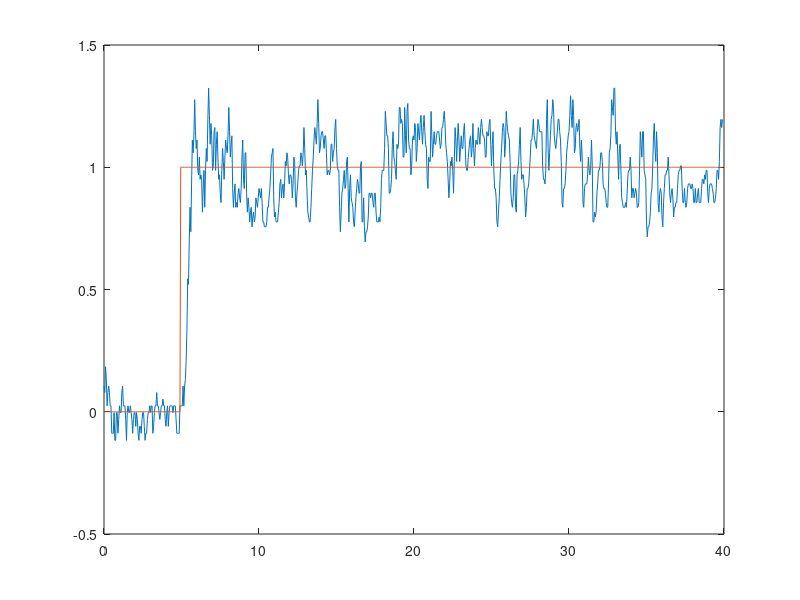

Source code (MATLAB):
stepARX=[0.105339, 0.000000, -0.105339, 0.161059;
0.078569, 0.000000, -0.078569, 0.075348;
0.184011, 0.000000, -0.184011, 0.228561;
0.131834, 0.000000, -0.131834, 0.107730;
0.024178, 0.000000, -0.024178, -0.050983;
0.078569, 0.000000, -0.078569, 0.087163;
0.105339, 0.000000, -0.105339, 0.127988;
0.078569, 0.000000, -0.078569, 0.066732;
0.024178, 0.000000, -0.024178, -0.014058;
0.024178, 0.000000, -0.024178, 0.013369;
-0.088125, 0.000000, 0.088125, -0.146766;
-0.088125, 0.000000, 0.088125, -0.098453;
-0.088125, 0.000000, 0.088125, -0.079525;
-0.003450, 0.000000, 0.003450, 0.050278;
-0.116965, 0.000000, 0.116965, -0.162389;
-0.116965, 0.000000, 0.116965, -0.131197;
-0.003450, 0.000000, 0.003450, 0.062175;
-0.003450, 0.000000, 0.003450, 0.017618;
-0.088125, 0.000000, 0.088125, -0.134457;
-0.031375, 0.000000, 0.031375, -0.014367;
0.024178, 0.000000, -0.024178, 0.064702;
-0.003450, 0.000000, 0.003450, -0.008980;
-0.003450, 0.000000, 0.003450, -0.010031;
0.078569, 0.000000, -0.078569, 0.120017;
0.105339, 0.000000, -0.105339, 0.128390;
0.024178, 0.000000, -0.024178, -0.021916;
0.024178, 0.000000, -0.024178, 0.006480;
0.024178, 0.000000, -0.024178, 0.023139;
-0.031375, 0.000000, 0.031375, -0.059063;
-0.116965, 0.000000, 0.116965, -0.167931;
-0.003450, 0.000000, 0.003450, 0.051019;
0.024178, 0.000000, -0.024178, 0.061086;
-0.003450, 0.000000, 0.003450, -0.014250;
-0.003450, 0.000000, 0.003450, -0.011822;
0.024178, 0.000000, -0.024178, 0.036944;
-0.003450, 0.000000, 0.003450, -0.014471;
-0.031375, 0.000000, 0.031375, -0.050453;
-0.088125, 0.000000, 0.088125, -0.120989;
-0.031375, 0.000000, 0.031375, -0.004117;
-0.003450, 0.000000, 0.003450, 0.024834;
-0.003450, 0.000000, 0.003450, 0.002084;
-0.059597, 0.000000, 0.059597, -0.091515;
-0.003450, 0.000000, 0.003450, 0.018573;
-0.031375, 0.000000, 0.031375, -0.036152;
-0.088125, 0.000000, 0.088125, -0.120137;
-0.116965, 0.000000, 0.116965, -0.137058;
-0.059597, 0.000000, 0.059597, -0.025726;
-0.059597, 0.000000, 0.059597, -0.044290;
-0.088125, 0.000000, 0.088125, -0.099870;
-0.031375, 0.000000, 0.031375, -0.003254;
-0.003450, 0.000000, 0.003450, 0.021585;
-0.003450, 0.000000, 0.003450, 0.000446;
-0.059597, 0.000000, 0.059597, -0.091705;
-0.116965, 0.000000, 0.116965, -0.154791;
-0.088125, 0.000000, 0.088125, -0.074541;
-0.088125, 0.000000, 0.088125, -0.075102;
-0.031375, 0.000000, 0.031375, 0.005482;
-0.003450, 0.000000, 0.003450, 0.021315;
-0.003450, 0.000000, 0.003450, -0.001186;
0.024178, 0.000000, -0.024178, 0.035682;
-0.003450, 0.000000, 0.003450, -0.016886;
0.024178, 0.000000, -0.024178, 0.033596;
0.024178, 0.000000, -0.024178, 0.027110;
-0.088125, 0.000000, 0.088125, -0.148691;
-0.059597, 0.000000, 0.059597, -0.058090;
-0.003450, 0.000000, 0.003450, 0.036652;
0.024178, 0.000000, -0.024178, 0.051304;
0.024178, 0.000000, -0.024178, 0.025987;
0.078569, 0.000000, -0.078569, 0.102606;
0.024178, 0.000000, -0.024178, -0.002308;
0.024178, 0.000000, -0.024178, 0.012563;
-0.003450, 0.000000, 0.003450, -0.019699;
-0.031375, 0.000000, 0.031375, -0.048641;
-0.003450, 0.000000, 0.003450, 0.010207;
0.024178, 0.000000, -0.024178, 0.045305;
0.024178, 0.000000, -0.024178, 0.027801;
0.051515, 0.000000, -0.051515, 0.063108;
0.024178, 0.000000, -0.024178, 0.009735;
0.024178, 0.000000, -0.024178, 0.017468;
-0.031375, 0.000000, 0.031375, -0.062225;
-0.059597, 0.000000, 0.059597, -0.080689;
-0.003450, 0.000000, 0.003450, 0.026962;
0.024178, 0.000000, -0.024178, 0.050763;
-0.059597, 0.000000, 0.059597, -0.100677;
-0.003450, 0.000000, 0.003450, 0.013562;
0.024178, 0.000000, -0.024178, 0.048070;
0.024178, 0.000000, -0.024178, 0.028490;
0.024178, 0.000000, -0.024178, 0.021149;
0.024178, 0.000000, -0.024178, 0.021164;
-0.003450, 0.000000, 0.003450, -0.019805;
0.024178, 0.000000, -0.024178, 0.034764;
0.024178, 0.000000, -0.024178, 0.028149;
0.024178, 0.000000, -0.024178, 0.023290;
-0.031375, 0.000000, 0.031375, -0.062734;
-0.088125, 0.000000, 0.088125, -0.125545;
-0.088125, 0.000000, 0.088125, -0.090854;
-0.088125, 0.000000, 0.088125, -0.079704;
-0.088125, 0.000000, 0.088125, -0.080580;
0.024178, 0.000000, -0.024178, 0.088800;
0.024178, 1.000000, 0.975822, 0.040144;
0.024178, 1.000000, 0.975822, 0.020281;
0.024178, 1.000000, 0.975822, 0.054585;
0.105339, 1.000000, 0.894661, 0.197829;
0.024178, 1.000000, 0.975822, 0.042094;
0.105339, 1.000000, 0.894661, 0.183759;
0.131834, 1.000000, 0.868166, 0.202401;
0.209697, 1.000000, 0.790303, 0.298012;
0.334322, 1.000000, 0.665678, 0.448774;
0.543721, 1.000000, 0.456279, 0.702613;
0.521344, 1.000000, 0.478656, 0.557198;
0.694607, 1.000000, 0.305393, 0.794371;
0.836090, 1.000000, 0.163910, 0.943269;
0.735952, 1.000000, 0.264048, 0.705780;
0.931866, 1.000000, 0.068134, 1.022388;
1.111435, 1.000000, -0.111435, 1.234952;
1.059158, 1.000000, -0.059158, 1.049454;
1.128574, 1.000000, -0.128574, 1.142070;
1.276624, 1.000000, -0.276624, 1.350377;
1.145567, 1.000000, -0.145567, 1.081871;
1.076732, 1.000000, -0.076732, 1.005835;
1.111435, 1.000000, -0.111435, 1.111880;
0.987357, 1.000000, 0.012643, 0.925917;
0.969022, 1.000000, 0.030978, 0.943580;
1.041439, 1.000000, -0.041439, 1.081048;
0.950526, 1.000000, 0.049474, 0.915437;
0.969022, 1.000000, 0.030978, 0.966337;
0.950526, 1.000000, 0.049474, 0.944169;
0.816422, 1.000000, 0.183578, 0.746090;
0.913049, 1.000000, 0.086951, 0.952772;
0.987357, 1.000000, 0.012643, 1.049671;
0.836090, 1.000000, 0.163910, 0.770015;
0.987357, 1.000000, 0.012643, 1.047119;
1.076732, 1.000000, -0.076732, 1.147173;
1.023565, 1.000000, -0.023565, 1.004849;
1.195718, 1.000000, -0.195718, 1.269976;
1.323635, 1.000000, -0.323635, 1.403202;
1.212163, 1.000000, -0.212163, 1.151346;
1.094155, 1.000000, -0.094155, 0.993135;
1.179138, 1.000000, -0.179138, 1.196260;
1.128574, 1.000000, -0.128574, 1.111257;
0.987357, 1.000000, 0.012643, 0.901604;
1.005538, 1.000000, -0.005538, 0.993083;
1.145567, 1.000000, -0.145567, 1.226028;
1.162423, 1.000000, -0.162423, 1.190117;
0.987357, 1.000000, 0.012643, 0.885279;
1.094155, 1.000000, -0.094155, 1.116781;
1.145567, 1.000000, -0.145567, 1.185767;
1.041439, 1.000000, -0.041439, 0.989681;
0.950526, 1.000000, 0.049474, 0.880262;
0.969022, 1.000000, 0.030978, 0.965981;
0.894062, 1.000000, 0.105938, 0.863745;
0.855585, 1.000000, 0.144415, 0.832742;
0.987357, 1.000000, 0.012643, 1.060378;
1.076732, 1.000000, -0.076732, 1.147781;
1.023565, 1.000000, -0.023565, 1.002839;
0.950526, 1.000000, 0.049474, 0.894062;
1.041439, 1.000000, -0.041439, 1.075847;
1.111435, 1.000000, -0.111435, 1.162540;
1.076732, 1.000000, -0.076732, 1.064009;
1.059158, 1.000000, -0.059158, 1.035318;
1.128574, 1.000000, -0.128574, 1.155557;
1.244655, 1.000000, -0.244655, 1.310120;
1.145567, 1.000000, -0.145567, 1.097085;
1.041439, 1.000000, -0.041439, 0.957011;
1.094155, 1.000000, -0.094155, 1.100193;
1.128574, 1.000000, -0.128574, 1.154659;
0.913049, 1.000000, 0.086951, 0.801116;
0.836090, 1.000000, 0.163910, 0.764121;
0.894062, 1.000000, 0.105938, 0.924254;
0.931866, 1.000000, 0.068134, 0.975426;
0.836090, 1.000000, 0.163910, 0.798169;
0.855585, 1.000000, 0.144415, 0.856118;
0.836090, 1.000000, 0.163910, 0.835203;
0.894062, 1.000000, 0.105938, 0.931557;
0.913049, 1.000000, 0.086951, 0.937734;
0.874910, 1.000000, 0.125090, 0.860173;
0.855585, 1.000000, 0.144415, 0.842165;
0.913049, 1.000000, 0.086951, 0.946437;
1.041439, 1.000000, -0.041439, 1.123633;
1.111435, 1.000000, -0.111435, 1.165109;
0.950526, 1.000000, 0.049474, 0.863976;
0.913049, 1.000000, 0.086951, 0.861890;
1.059158, 1.000000, -0.059158, 1.134290;
1.059158, 1.000000, -0.059158, 1.084704;
0.894062, 1.000000, 0.105938, 0.802679;
0.816422, 1.000000, 0.183578, 0.749146;
0.874910, 1.000000, 0.125090, 0.904767;
0.836090, 1.000000, 0.163910, 0.838800;
0.776551, 1.000000, 0.223449, 0.750451;
0.816422, 1.000000, 0.183578, 0.838672;
0.836090, 1.000000, 0.163910, 0.863179;
0.756343, 1.000000, 0.243657, 0.726067;
0.796576, 1.000000, 0.203424, 0.815696;
0.816422, 1.000000, 0.183578, 0.843579;
0.776551, 1.000000, 0.223449, 0.768637;
0.796576, 1.000000, 0.203424, 0.810436;
0.874910, 1.000000, 0.125090, 0.928798;
0.855585, 1.000000, 0.144415, 0.863592;
0.836090, 1.000000, 0.163910, 0.826750;
0.874910, 1.000000, 0.125090, 0.897110;
0.913049, 1.000000, 0.086951, 0.944967;
0.894062, 1.000000, 0.105938, 0.893454;
0.874910, 1.000000, 0.125090, 0.864156;
0.913049, 1.000000, 0.086951, 0.934276;
0.855585, 1.000000, 0.144415, 0.835411;
0.776551, 1.000000, 0.223449, 0.732332;
0.776551, 1.000000, 0.223449, 0.775347;
0.756343, 1.000000, 0.243657, 0.760243;
0.756343, 1.000000, 0.243657, 0.768649;
0.756343, 1.000000, 0.243657, 0.769558;
0.776551, 1.000000, 0.223449, 0.799420;
0.836090, 1.000000, 0.163910, 0.881231;
0.836090, 1.000000, 0.163910, 0.852091;
0.874910, 1.000000, 0.125090, 0.900326;
0.913049, 1.000000, 0.086951, 0.942068;
0.969022, 1.000000, 0.030978, 1.006180;
1.041439, 1.000000, -0.041439, 1.086540;
1.059158, 1.000000, -0.059158, 1.073244;
1.076732, 1.000000, -0.076732, 1.080093;
0.874910, 1.000000, 0.125090, 0.762032;
0.796576, 1.000000, 0.203424, 0.727358;
0.816422, 1.000000, 0.183578, 0.829454;
0.776551, 1.000000, 0.223449, 0.777408;
0.776551, 1.000000, 0.223449, 0.786278;
0.776551, 1.000000, 0.223449, 0.788371;
0.816422, 1.000000, 0.183578, 0.848761;
0.855585, 1.000000, 0.144415, 0.891066;
0.931866, 1.000000, 0.068134, 0.983525;
0.950526, 1.000000, 0.049474, 0.972006;
0.874910, 1.000000, 0.125090, 0.835101;
0.913049, 1.000000, 0.086951, 0.922914;
0.931866, 1.000000, 0.068134, 0.951848;
0.874910, 1.000000, 0.125090, 0.852162;
0.931866, 1.000000, 0.068134, 0.957859;
1.023565, 1.000000, -0.023565, 1.083936;
1.005538, 1.000000, -0.005538, 1.008324;
1.059158, 1.000000, -0.059158, 1.079379;
1.041439, 1.000000, -0.041439, 1.032579;
0.969022, 1.000000, 0.030978, 0.922825;
0.931866, 1.000000, 0.068134, 0.900454;
0.969022, 1.000000, 0.030978, 0.987890;
0.969022, 1.000000, 0.030978, 0.979787;
0.950526, 1.000000, 0.049474, 0.942911;
0.874910, 1.000000, 0.125090, 0.832618;
0.931866, 1.000000, 0.068134, 0.955569;
1.041439, 1.000000, -0.041439, 1.113588;
1.023565, 1.000000, -0.023565, 1.029748;
0.874910, 1.000000, 0.125090, 0.786988;
0.836090, 1.000000, 0.163910, 0.793295;
0.894062, 1.000000, 0.105938, 0.929587;
0.931866, 1.000000, 0.068134, 0.972835;
0.987357, 1.000000, 0.012643, 1.027341;
1.005538, 1.000000, -0.005538, 1.020566;
1.005538, 1.000000, -0.005538, 1.002827;
1.059158, 1.000000, -0.059158, 1.082843;
1.041439, 1.000000, -0.041439, 1.035116;
1.005538, 1.000000, -0.005538, 0.979222;
1.059158, 1.000000, -0.059158, 1.079374;
1.162423, 1.000000, -0.162423, 1.222579;
1.076732, 1.000000, -0.076732, 1.038379;
0.969022, 1.000000, 0.030978, 0.889402;
0.987357, 1.000000, 0.012643, 0.978671;
0.894062, 1.000000, 0.105938, 0.852421;
0.816422, 1.000000, 0.183578, 0.770520;
0.796576, 1.000000, 0.203424, 0.786210;
0.776551, 1.000000, 0.223449, 0.777936;
0.776551, 1.000000, 0.223449, 0.788530;
0.836090, 1.000000, 0.163910, 0.880345;
0.913049, 1.000000, 0.086951, 0.971230;
0.987357, 1.000000, 0.012643, 1.040365;
1.041439, 1.000000, -0.041439, 1.076532;
1.111435, 1.000000, -0.111435, 1.147723;
1.162423, 1.000000, -0.162423, 1.188115;
1.128574, 1.000000, -0.128574, 1.104412;
1.094155, 1.000000, -0.094155, 1.058569;
1.179138, 1.000000, -0.179138, 1.211389;
1.276624, 1.000000, -0.276624, 1.333261;
1.179138, 1.000000, -0.179138, 1.127280;
1.059158, 1.000000, -0.059158, 0.964935;
1.076732, 1.000000, -0.076732, 1.061246;
1.128574, 1.000000, -0.128574, 1.159925;
1.145567, 1.000000, -0.145567, 1.160975;
1.145567, 1.000000, -0.145567, 1.139535;
1.111435, 1.000000, -0.111435, 1.082008;
1.076732, 1.000000, -0.076732, 1.044711;
1.128574, 1.000000, -0.128574, 1.146503;
1.128574, 1.000000, -0.128574, 1.131694;
1.059158, 1.000000, -0.059158, 1.015448;
0.969022, 1.000000, 0.030978, 0.905063;
0.987357, 1.000000, 0.012643, 0.984979;
0.987357, 1.000000, 0.012643, 0.995254;
0.969022, 1.000000, 0.030978, 0.963175;
0.987357, 1.000000, 0.012643, 0.995376;
1.094155, 1.000000, -0.094155, 1.153279;
1.094155, 1.000000, -0.094155, 1.104890;
1.023565, 1.000000, -0.023565, 0.976869;
1.059158, 1.000000, -0.059158, 1.060440;
1.076732, 1.000000, -0.076732, 1.088241;
1.162423, 1.000000, -0.162423, 1.207570;
1.195718, 1.000000, -0.195718, 1.216722;
1.076732, 1.000000, -0.076732, 1.004451;
1.005538, 1.000000, -0.005538, 0.939840;
0.987357, 1.000000, 0.012643, 0.966530;
0.987357, 1.000000, 0.012643, 0.990828;
0.836090, 1.000000, 0.163910, 0.761083;
0.735952, 1.000000, 0.264048, 0.668793;
0.816422, 1.000000, 0.183578, 0.860367;
0.894062, 1.000000, 0.105938, 0.964699;
0.913049, 1.000000, 0.086951, 0.943179;
0.950526, 1.000000, 0.049474, 0.972563;
0.987357, 1.000000, 0.012643, 1.009076;
0.913049, 1.000000, 0.086951, 0.875954;
0.931866, 1.000000, 0.068134, 0.931191;
1.023565, 1.000000, -0.023565, 1.078084;
1.041439, 1.000000, -0.041439, 1.065134;
0.913049, 1.000000, 0.086951, 0.842612;
0.776551, 1.000000, 0.223449, 0.683620;
0.913049, 1.000000, 0.086951, 0.976261;
0.969022, 1.000000, 0.030978, 1.032231;
0.874910, 1.000000, 0.125090, 0.837966;
0.855585, 1.000000, 0.144415, 0.831055;
0.836090, 1.000000, 0.163910, 0.827511;
0.776551, 1.000000, 0.223449, 0.752688;
0.756343, 1.000000, 0.243657, 0.749788;
0.816422, 1.000000, 0.183578, 0.859626;
0.874910, 1.000000, 0.125090, 0.926701;
0.913049, 1.000000, 0.086951, 0.947453;
0.950526, 1.000000, 0.049474, 0.975818;
0.931866, 1.000000, 0.068134, 0.924988;
0.894062, 1.000000, 0.105938, 0.870298;
0.894062, 1.000000, 0.105938, 0.891442;
1.005538, 1.000000, -0.005538, 1.070628;
1.023565, 1.000000, -0.023565, 1.051159;
0.776551, 1.000000, 0.223449, 0.643967;
0.776551, 1.000000, 0.223449, 0.743757;
0.874910, 1.000000, 0.125090, 0.942296;
0.756343, 1.000000, 0.243657, 0.724050;
0.694607, 1.000000, 0.305393, 0.655878;
0.735952, 1.000000, 0.264048, 0.762446;
0.735952, 1.000000, 0.264048, 0.759547;
0.756343, 1.000000, 0.243657, 0.782363;
0.796576, 1.000000, 0.203424, 0.831875;
0.894062, 1.000000, 0.105938, 0.959987;
0.894062, 1.000000, 0.105938, 0.911454;
0.874910, 1.000000, 0.125090, 0.864599;
0.894062, 1.000000, 0.105938, 0.902343;
0.894062, 1.000000, 0.105938, 0.900905;
0.855585, 1.000000, 0.144415, 0.840164;
0.836090, 1.000000, 0.163910, 0.826086;
0.894062, 1.000000, 0.105938, 0.930131;
0.894062, 1.000000, 0.105938, 0.909624;
0.816422, 1.000000, 0.183578, 0.779487;
0.776551, 1.000000, 0.223449, 0.749831;
0.776551, 1.000000, 0.223449, 0.782260;
0.776551, 1.000000, 0.223449, 0.791289;
0.796576, 1.000000, 0.203424, 0.820447;
0.776551, 1.000000, 0.223449, 0.779092;
0.836090, 1.000000, 0.163910, 0.874183;
0.950526, 1.000000, 0.049474, 1.027337;
0.987357, 1.000000, 0.012643, 1.024949;
0.987357, 1.000000, 0.012643, 0.987391;
0.987357, 1.000000, 0.012643, 0.980707;
1.076732, 1.000000, -0.076732, 1.120774;
1.228476, 1.000000, -0.228476, 1.317509;
1.179138, 1.000000, -0.179138, 1.161777;
1.128574, 1.000000, -0.128574, 1.076372;
1.128574, 1.000000, -0.128574, 1.107478;
1.076732, 1.000000, -0.076732, 1.043321;
0.894062, 1.000000, 0.105938, 0.787621;
0.894062, 1.000000, 0.105938, 0.872921;
0.913049, 1.000000, 0.086951, 0.934995;
0.950526, 1.000000, 0.049474, 0.984651;
1.094155, 1.000000, -0.094155, 1.179319;
1.145567, 1.000000, -0.145567, 1.187165;
1.041439, 1.000000, -0.041439, 0.979529;
1.023565, 1.000000, -0.023565, 0.987039;
0.987357, 1.000000, 0.012643, 0.962474;
0.950526, 1.000000, 0.049474, 0.929462;
1.094155, 1.000000, -0.094155, 1.169695;
1.076732, 1.000000, -0.076732, 1.087032;
1.094155, 1.000000, -0.094155, 1.093398;
1.244655, 1.000000, -0.244655, 1.316284;
1.244655, 1.000000, -0.244655, 1.252683;
1.179138, 1.000000, -0.179138, 1.126238;
1.195718, 1.000000, -0.195718, 1.178375;
1.179138, 1.000000, -0.179138, 1.162076;
1.041439, 1.000000, -0.041439, 0.958295;
1.041439, 1.000000, -0.041439, 1.018187;
1.244655, 1.000000, -0.244655, 1.353687;
1.128574, 1.000000, -0.128574, 1.090842;
1.059158, 1.000000, -0.059158, 0.992858;
1.228476, 1.000000, -0.228476, 1.298451;
1.260705, 1.000000, -0.260705, 1.295002;
1.111435, 1.000000, -0.111435, 1.022684;
1.076732, 1.000000, -0.076732, 1.022319;
1.076732, 1.000000, -0.076732, 1.067214;
0.969022, 1.000000, 0.030978, 0.913638;
1.005538, 1.000000, -0.005538, 1.012603;
1.111435, 1.000000, -0.111435, 1.175674;
1.128574, 1.000000, -0.128574, 1.150345;
1.111435, 1.000000, -0.111435, 1.094183;
1.179138, 1.000000, -0.179138, 1.200330;
1.162423, 1.000000, -0.162423, 1.152184;
1.023565, 1.000000, -0.023565, 0.936909;
1.076732, 1.000000, -0.076732, 1.079586;
1.179138, 1.000000, -0.179138, 1.240700;
1.145567, 1.000000, -0.145567, 1.137903;
1.111435, 1.000000, -0.111435, 1.076724;
1.179138, 1.000000, -0.179138, 1.199144;
1.212163, 1.000000, -0.212163, 1.230704;
1.145567, 1.000000, -0.145567, 1.103637;
1.094155, 1.000000, -0.094155, 1.045395;
1.162423, 1.000000, -0.162423, 1.184597;
1.212163, 1.000000, -0.212163, 1.243516;
1.145567, 1.000000, -0.145567, 1.107428;
1.094155, 1.000000, -0.094155, 1.044922;
1.076732, 1.000000, -0.076732, 1.052709;
0.950526, 1.000000, 0.049474, 0.879596;
0.913049, 1.000000, 0.086951, 0.878914;
1.041439, 1.000000, -0.041439, 1.112306;
1.023565, 1.000000, -0.023565, 1.037219;
1.023565, 1.000000, -0.023565, 1.017920;
1.228476, 1.000000, -0.228476, 1.330422;
1.128574, 1.000000, -0.128574, 1.093530;
1.041439, 1.000000, -0.041439, 0.966567;
1.094155, 1.000000, -0.094155, 1.100518;
1.145567, 1.000000, -0.145567, 1.179142;
1.094155, 1.000000, -0.094155, 1.070052;
1.094155, 1.000000, -0.094155, 1.078491;
1.128574, 1.000000, -0.128574, 1.139685;
1.145567, 1.000000, -0.145567, 1.153508;
1.145567, 1.000000, -0.145567, 1.139606;
1.145567, 1.000000, -0.145567, 1.135515;
1.111435, 1.000000, -0.111435, 1.083854;
1.076732, 1.000000, -0.076732, 1.046251;
1.094155, 1.000000, -0.094155, 1.094266;
1.162423, 1.000000, -0.162423, 1.197991;
1.162423, 1.000000, -0.162423, 1.165171;
1.195718, 1.000000, -0.195718, 1.201888;
1.228476, 1.000000, -0.228476, 1.236978;
1.179138, 1.000000, -0.179138, 1.143554;
1.094155, 1.000000, -0.094155, 1.029293;
1.059158, 1.000000, -0.059158, 1.021663;
1.023565, 1.000000, -0.023565, 0.999522;
0.950526, 1.000000, 0.049474, 0.909480;
0.874910, 1.000000, 0.125090, 0.828872;
0.931866, 1.000000, 0.068134, 0.959622;
1.023565, 1.000000, -0.023565, 1.088763;
1.005538, 1.000000, -0.005538, 1.010233;
1.041439, 1.000000, -0.041439, 1.052328;
0.987357, 1.000000, 0.012643, 0.957113;
0.894062, 1.000000, 0.105938, 0.834316;
1.023565, 1.000000, -0.023565, 1.082653;
1.162423, 1.000000, -0.162423, 1.258540;
1.111435, 1.000000, -0.111435, 1.097579;
1.023565, 1.000000, -0.023565, 0.954650;
1.111435, 1.000000, -0.111435, 1.136194;
1.179138, 1.000000, -0.179138, 1.224511;
1.111435, 1.000000, -0.111435, 1.078061;
1.023565, 1.000000, -0.023565, 0.956168;
1.076732, 1.000000, -0.076732, 1.087199;
1.128574, 1.000000, -0.128574, 1.163556;
1.076732, 1.000000, -0.076732, 1.052914;
1.076732, 1.000000, -0.076732, 1.061635;
1.145567, 1.000000, -0.145567, 1.175730;
1.179138, 1.000000, -0.179138, 1.200346;
1.094155, 1.000000, -0.094155, 1.043118;
1.005538, 1.000000, -0.005538, 0.936217;
0.987357, 1.000000, 0.012643, 0.962983;
0.987357, 1.000000, 0.012643, 0.989827;
1.041439, 1.000000, -0.041439, 1.075205;
1.076732, 1.000000, -0.076732, 1.102777;
1.111435, 1.000000, -0.111435, 1.128859;
1.128574, 1.000000, -0.128574, 1.132882;
1.041439, 1.000000, -0.041439, 0.987236;
1.076732, 1.000000, -0.076732, 1.076562;
1.179138, 1.000000, -0.179138, 1.235538;
1.076732, 1.000000, -0.076732, 1.030813;
1.005538, 1.000000, -0.005538, 0.944121;
1.076732, 1.000000, -0.076732, 1.100593;
1.111435, 1.000000, -0.111435, 1.140618;
1.094155, 1.000000, -0.094155, 1.086025;
1.094155, 1.000000, -0.094155, 1.083083;
1.162423, 1.000000, -0.162423, 1.190787;
1.128574, 1.000000, -0.128574, 1.112045;
1.094155, 1.000000, -0.094155, 1.061607;
1.162423, 1.000000, -0.162423, 1.185907;
1.195718, 1.000000, -0.195718, 1.216176;
1.162423, 1.000000, -0.162423, 1.138956;
1.128574, 1.000000, -0.128574, 1.093220;
1.128574, 1.000000, -0.128574, 1.114547;
1.111435, 1.000000, -0.111435, 1.096713;
1.041439, 1.000000, -0.041439, 0.997133;
1.041439, 1.000000, -0.041439, 1.028670;
1.145567, 1.000000, -0.145567, 1.200289;
1.128574, 1.000000, -0.128574, 1.130287;
1.128574, 1.000000, -0.128574, 1.116322;
1.179138, 1.000000, -0.179138, 1.194643;
1.195718, 1.000000, -0.195718, 1.201373;
1.094155, 1.000000, -0.094155, 1.030878;
1.005538, 1.000000, -0.005538, 0.934984;
1.094155, 1.000000, -0.094155, 1.127820;
1.145567, 1.000000, -0.145567, 1.187244;
0.987357, 1.000000, 0.012643, 0.905765;
0.913049, 1.000000, 0.086951, 0.845132;
0.913049, 1.000000, 0.086951, 0.906120;
0.874910, 1.000000, 0.125090, 0.865814;
0.776551, 1.000000, 0.223449, 0.729368;
0.756343, 1.000000, 0.243657, 0.743153;
0.816422, 1.000000, 0.183578, 0.860609;
0.874910, 1.000000, 0.125090, 0.928297;
0.950526, 1.000000, 0.049474, 1.005317;
1.023565, 1.000000, -0.023565, 1.071540;
1.076732, 1.000000, -0.076732, 1.108430;
1.145567, 1.000000, -0.145567, 1.179359;
1.179138, 1.000000, -0.179138, 1.193934;
1.162423, 1.000000, -0.162423, 1.143929;
1.041439, 1.000000, -0.041439, 0.961557;
1.094155, 1.000000, -0.094155, 1.098823;
1.228476, 1.000000, -0.228476, 1.305992;
1.179138, 1.000000, -0.179138, 1.165074;
1.145567, 1.000000, -0.145567, 1.105852;
1.128574, 1.000000, -0.128574, 1.101288;
1.111435, 1.000000, -0.111435, 1.093124;
1.023565, 1.000000, -0.023565, 0.970448;
0.894062, 1.000000, 0.105938, 0.811850;
0.855585, 1.000000, 0.144415, 0.823168;
0.836090, 1.000000, 0.163910, 0.833665;
0.874910, 1.000000, 0.125090, 0.907257;
0.969022, 1.000000, 0.030978, 1.034005;
0.969022, 1.000000, 0.030978, 0.984103;
0.836090, 1.000000, 0.163910, 0.761963;
0.816422, 1.000000, 0.183578, 0.788355;
0.969022, 1.000000, 0.030978, 1.057732;
0.987357, 1.000000, 0.012643, 1.027465;
1.023565, 1.000000, -0.023565, 1.043740;
1.094155, 1.000000, -0.094155, 1.128623;
1.162423, 1.000000, -0.162423, 1.199566;
1.023565, 1.000000, -0.023565, 0.947655;
0.950526, 1.000000, 0.049474, 0.883372;
0.969022, 1.000000, 0.030978, 0.969749;
0.969022, 1.000000, 0.030978, 0.979546;
0.931866, 1.000000, 0.068134, 0.917401;
0.874910, 1.000000, 0.125090, 0.841977;
0.796576, 1.000000, 0.203424, 0.752281;
0.836090, 1.000000, 0.163910, 0.857153;
0.913049, 1.000000, 0.086951, 0.972357;
0.913049, 1.000000, 0.086951, 0.931269;
0.931866, 1.000000, 0.068134, 0.942468;
0.987357, 1.000000, 0.012643, 1.018347;
1.041439, 1.000000, -0.041439, 1.076573;
1.111435, 1.000000, -0.111435, 1.151542;
1.111435, 1.000000, -0.111435, 1.111902;
1.145567, 1.000000, -0.145567, 1.152210;
1.195718, 1.000000, -0.195718, 1.215775;
1.128574, 1.000000, -0.128574, 1.088204;
1.111435, 1.000000, -0.111435, 1.081934;
1.094155, 1.000000, -0.094155, 1.075506;
1.076732, 1.000000, -0.076732, 1.061751;
1.145567, 1.000000, -0.145567, 1.176671;
1.195718, 1.000000, -0.195718, 1.226108;
1.179138, 1.000000, -0.179138, 1.166029;
1.145567, 1.000000, -0.145567, 1.111077;
1.145567, 1.000000, -0.145567, 1.129501;
1.145567, 1.000000, -0.145567, 1.138206;
1.145567, 1.000000, -0.145567, 1.139018;
1.005538, 1.000000, -0.005538, 0.923789;
0.950526, 1.000000, 0.049474, 0.898548;
0.950526, 1.000000, 0.049474, 0.947593;
0.931866, 1.000000, 0.068134, 0.930787;
0.987357, 1.000000, 0.012643, 1.020472;
1.195718, 1.000000, -0.195718, 1.315450;
1.276624, 1.000000, -0.276624, 1.339525;
1.076732, 1.000000, -0.076732, 0.960175;
0.987357, 1.000000, 0.012643, 0.892780;
1.059158, 1.000000, -0.059158, 1.082852;
1.128574, 1.000000, -0.128574, 1.182343;
1.195718, 1.000000, -0.195718, 1.239373;
1.212163, 1.000000, -0.212163, 1.216955;
1.276624, 1.000000, -0.276624, 1.295327;
1.244655, 1.000000, -0.244655, 1.218178;
1.128574, 1.000000, -0.128574, 1.045511;
1.094155, 1.000000, -0.094155, 1.048974;
1.076732, 1.000000, -0.076732, 1.060583;
1.111435, 1.000000, -0.111435, 1.128529;
1.145567, 1.000000, -0.145567, 1.165995;
1.195718, 1.000000, -0.195718, 1.219224;
1.195718, 1.000000, -0.195718, 1.190067;
1.145567, 1.000000, -0.145567, 1.104615;
1.111435, 1.000000, -0.111435, 1.074759;
1.023565, 1.000000, -0.023565, 0.966124;
0.855585, 1.000000, 0.144415, 0.754208;
0.836090, 1.000000, 0.163910, 0.811009;
0.913049, 1.000000, 0.086951, 0.967085;
0.913049, 1.000000, 0.086951, 0.936816;
0.931866, 1.000000, 0.068134, 0.945921;
0.987357, 1.000000, 0.012643, 1.018973;
1.059158, 1.000000, -0.059158, 1.103357;
1.094155, 1.000000, -0.094155, 1.117339;
1.128574, 1.000000, -0.128574, 1.142130;
1.145567, 1.000000, -0.145567, 1.147924;
1.212163, 1.000000, -0.212163, 1.238445;
1.292418, 1.000000, -0.292418, 1.331330;
1.212163, 1.000000, -0.212163, 1.163510;
1.162423, 1.000000, -0.162423, 1.106916;
1.276624, 1.000000, -0.276624, 1.318503;
1.212163, 1.000000, -0.212163, 1.184448;
1.059158, 1.000000, -0.059158, 0.956502;
1.076732, 1.000000, -0.076732, 1.056587;
1.162423, 1.000000, -0.162423, 1.210998;
1.179138, 1.000000, -0.179138, 1.198406;
1.145567, 1.000000, -0.145567, 1.119379;
1.162423, 1.000000, -0.162423, 1.153489;
1.195718, 1.000000, -0.195718, 1.205470;
1.076732, 1.000000, -0.076732, 1.008627;
1.023565, 1.000000, -0.023565, 0.971257;
1.111435, 1.000000, -0.111435, 1.149624;
1.041439, 1.000000, -0.041439, 1.017266;
0.855585, 1.000000, 0.144415, 0.744605;
0.836090, 1.000000, 0.163910, 0.802692;
0.913049, 1.000000, 0.086951, 0.964929;
0.931866, 1.000000, 0.068134, 0.966036;
0.931866, 1.000000, 0.068134, 0.938498;
0.931866, 1.000000, 0.068134, 0.930854;
0.969022, 1.000000, 0.030978, 0.988912;
1.041439, 1.000000, -0.041439, 1.085730;
0.987357, 1.000000, 0.012643, 0.966072;
0.969022, 1.000000, 0.030978, 0.947269;
1.005538, 1.000000, -0.005538, 1.020919;
1.111435, 1.000000, -0.111435, 1.173682;
1.005538, 1.000000, -0.005538, 0.959881;
0.776551, 1.000000, 0.223449, 0.633732;
0.776551, 1.000000, 0.223449, 0.749866;
0.816422, 1.000000, 0.183578, 0.857438;
0.796576, 1.000000, 0.203424, 0.811467;
0.816422, 1.000000, 0.183578, 0.835474;
0.894062, 1.000000, 0.105938, 0.945320;
0.931866, 1.000000, 0.068134, 0.967364;
0.987357, 1.000000, 0.012643, 1.022118;
0.987357, 1.000000, 0.012643, 0.991317;
1.005538, 1.000000, -0.005538, 1.010793;
1.059158, 1.000000, -0.059158, 1.086547;
1.059158, 1.000000, -0.059158, 1.062531;
1.023565, 1.000000, -0.023565, 0.998760;
0.931866, 1.000000, 0.068134, 0.873546;
0.913049, 1.000000, 0.086951, 0.891855;
0.913049, 1.000000, 0.086951, 0.917853;
0.894062, 1.000000, 0.105938, 0.892410;
0.855585, 1.000000, 0.144415, 0.838809;
0.836090, 1.000000, 0.163910, 0.826931;
0.836090, 1.000000, 0.163910, 0.842117;
0.931866, 1.000000, 0.068134, 0.992209;
1.059158, 1.000000, -0.059158, 1.145171;
1.076732, 1.000000, -0.076732, 1.099240;
1.128574, 1.000000, -0.128574, 1.146235;
1.276624, 1.000000, -0.276624, 1.348523;
1.244655, 1.000000, -0.244655, 1.231802;
1.212163, 1.000000, -0.212163, 1.170380;
1.323635, 1.000000, -0.323635, 1.360606;
1.323635, 1.000000, -0.323635, 1.323963;
1.145567, 1.000000, -0.145567, 1.032705;
1.094155, 1.000000, -0.094155, 1.027411;
1.145567, 1.000000, -0.145567, 1.162824;
1.041439, 1.000000, -0.041439, 0.994588;
0.950526, 1.000000, 0.049474, 0.886471;
1.076732, 1.000000, -0.076732, 1.132664;
1.094155, 1.000000, -0.094155, 1.123734;
0.987357, 1.000000, 0.012643, 0.928918;
0.874910, 1.000000, 0.125090, 0.794269;
0.855585, 1.000000, 0.144415, 0.833893;
0.836090, 1.000000, 0.163910, 0.836354;
0.836090, 1.000000, 0.163910, 0.847284;
0.836090, 1.000000, 0.163910, 0.846514;
0.855585, 1.000000, 0.144415, 0.874081;
0.836090, 1.000000, 0.163910, 0.835093;
0.894062, 1.000000, 0.105938, 0.928407;
0.969022, 1.000000, 0.030978, 1.021890;
0.987357, 1.000000, 0.012643, 1.008195;
0.987357, 1.000000, 0.012643, 0.985733;
1.041439, 1.000000, -0.041439, 1.065526;
0.987357, 1.000000, 0.012643, 0.962397;
0.874910, 1.000000, 0.125090, 0.805178;
0.913049, 1.000000, 0.086951, 0.920975;
0.913049, 1.000000, 0.086951, 0.927352;
0.874910, 1.000000, 0.125090, 0.862457;
0.894062, 1.000000, 0.105938, 0.903833;
0.913049, 1.000000, 0.086951, 0.930987;
0.894062, 1.000000, 0.105938, 0.891147;
0.836090, 1.000000, 0.163910, 0.806157;
0.836090, 1.000000, 0.163910, 0.834132;
0.855585, 1.000000, 0.144415, 0.875503;
0.987357, 1.000000, 0.012643, 1.069163;
1.145567, 1.000000, -0.145567, 1.249674;
1.094155, 1.000000, -0.094155, 1.078453;
1.041439, 1.000000, -0.041439, 0.989568;
1.145567, 1.000000, -0.145567, 1.182814;
1.145567, 1.000000, -0.145567, 1.155007;
0.987357, 1.000000, 0.012643, 0.895622;
0.969022, 1.000000, 0.030978, 0.931627;
0.950526, 1.000000, 0.049474, 0.941797;
0.776551, 1.000000, 0.223449, 0.690032;
0.715376, 1.000000, 0.284624, 0.670147;
0.756343, 1.000000, 0.243657, 0.788202;
0.756343, 1.000000, 0.243657, 0.782814;
0.776551, 1.000000, 0.223449, 0.802122;
0.816422, 1.000000, 0.183578, 0.850110;
0.894062, 1.000000, 0.105938, 0.948141;
0.913049, 1.000000, 0.086951, 0.937359;
1.005538, 1.000000, -0.005538, 1.056864;
1.128574, 1.000000, -0.128574, 1.202695;
1.179138, 1.000000, -0.179138, 1.213104;
1.076732, 1.000000, -0.076732, 1.013004;
1.023565, 1.000000, -0.023565, 0.967390;
1.145567, 1.000000, -0.145567, 1.199282;
1.059158, 1.000000, -0.059158, 1.029357;
0.855585, 1.000000, 0.144415, 0.731003;
0.816422, 1.000000, 0.183578, 0.769167;
0.894062, 1.000000, 0.105938, 0.945025;
0.913049, 1.000000, 0.086951, 0.949901;
0.894062, 1.000000, 0.105938, 0.892708;
0.796576, 1.000000, 0.203424, 0.743192;
0.756343, 1.000000, 0.243657, 0.727563;
0.855585, 1.000000, 0.144415, 0.916456;
0.913049, 1.000000, 0.086951, 0.970803;
0.969022, 1.000000, 0.030978, 1.011259;
0.969022, 1.000000, 0.030978, 0.973188;
0.987357, 1.000000, 0.012643, 0.992166;
0.987357, 1.000000, 0.012643, 0.986791;
1.041439, 1.000000, -0.041439, 1.068777;
0.969022, 1.000000, 0.030978, 0.935671;
0.894062, 1.000000, 0.105938, 0.842293;
0.855585, 1.000000, 0.144415, 0.828139;
0.894062, 1.000000, 0.105938, 0.919326;
0.913049, 1.000000, 0.086951, 0.938702;
0.874910, 1.000000, 0.125090, 0.862728;
0.796576, 1.000000, 0.203424, 0.752947;
0.836090, 1.000000, 0.163910, 0.853876;
0.836090, 1.000000, 0.163910, 0.853074;
0.855585, 1.000000, 0.144415, 0.875950;
0.855585, 1.000000, 0.144415, 0.864625;
0.913049, 1.000000, 0.086951, 0.948700;
0.969022, 1.000000, 0.030978, 1.010073;
0.987357, 1.000000, 0.012643, 1.004493;
0.987357, 1.000000, 0.012643, 0.986075;
1.005538, 1.000000, -0.005538, 1.011432;
1.005538, 1.000000, -0.005538, 1.005762;
0.913049, 1.000000, 0.086951, 0.862369;
0.855585, 1.000000, 0.144415, 0.813900;
0.855585, 1.000000, 0.144415, 0.855721;
0.913049, 1.000000, 0.086951, 0.955328;
0.855585, 1.000000, 0.144415, 0.841207;
0.836090, 1.000000, 0.163910, 0.822388;
0.855585, 1.000000, 0.144415, 0.869427;
0.913049, 1.000000, 0.086951, 0.954789;
0.931866, 1.000000, 0.068134, 0.955226;
0.931866, 1.000000, 0.068134, 0.935293;
0.931866, 1.000000, 0.068134, 0.931251;
0.913049, 1.000000, 0.086951, 0.904066;
0.913049, 1.000000, 0.086951, 0.913491;
0.931866, 1.000000, 0.068134, 0.946105;
0.913049, 1.000000, 0.086951, 0.909468;
0.855585, 1.000000, 0.144415, 0.825544;
0.855585, 1.000000, 0.144415, 0.852930;
0.913049, 1.000000, 0.086951, 0.952039;
0.855585, 1.000000, 0.144415, 0.840181;
0.855585, 1.000000, 0.144415, 0.852292;
0.894062, 1.000000, 0.105938, 0.920191;
0.913049, 1.000000, 0.086951, 0.934930;
0.855585, 1.000000, 0.144415, 0.831302;
0.855585, 1.000000, 0.144415, 0.851175;
0.855585, 1.000000, 0.144415, 0.862381;
0.913049, 1.000000, 0.086951, 0.951948;
0.950526, 1.000000, 0.049474, 0.983670;
0.950526, 1.000000, 0.049474, 0.956341;
0.931866, 1.000000, 0.068134, 0.920106;
0.969022, 1.000000, 0.030978, 0.986033;
0.950526, 1.000000, 0.049474, 0.947265;
0.987357, 1.000000, 0.012643, 1.005463;
0.987357, 1.000000, 0.012643, 0.992278;
0.894062, 1.000000, 0.105938, 0.843665;
0.855585, 1.000000, 0.144415, 0.824036;
0.913049, 1.000000, 0.086951, 0.946238;
0.931866, 1.000000, 0.068134, 0.959140;
0.931866, 1.000000, 0.068134, 0.938563;
0.931866, 1.000000, 0.068134, 0.932074;
0.913049, 1.000000, 0.086951, 0.903879;
0.894062, 1.000000, 0.105938, 0.884234;
0.855585, 1.000000, 0.144415, 0.837473;
0.855585, 1.000000, 0.144415, 0.857536;
0.874910, 1.000000, 0.125090, 0.893780;
0.913049, 1.000000, 0.086951, 0.943483;
0.987357, 1.000000, 0.012643, 1.035993;
0.987357, 1.000000, 0.012643, 0.996629;
0.950526, 1.000000, 0.049474, 0.926722;
1.023565, 1.000000, -0.023565, 1.054614;
1.162423, 1.000000, -0.162423, 1.245252;
1.195718, 1.000000, -0.195718, 1.225191;
1.162423, 1.000000, -0.162423, 1.132847;
1.195718, 1.000000, -0.195718, 1.191525;

];
close all
t=0:0.05:39.9;
plot(t,stepARX(1:length(t),1))
hold on
plot(t,stepARX(1:length(t),2))
